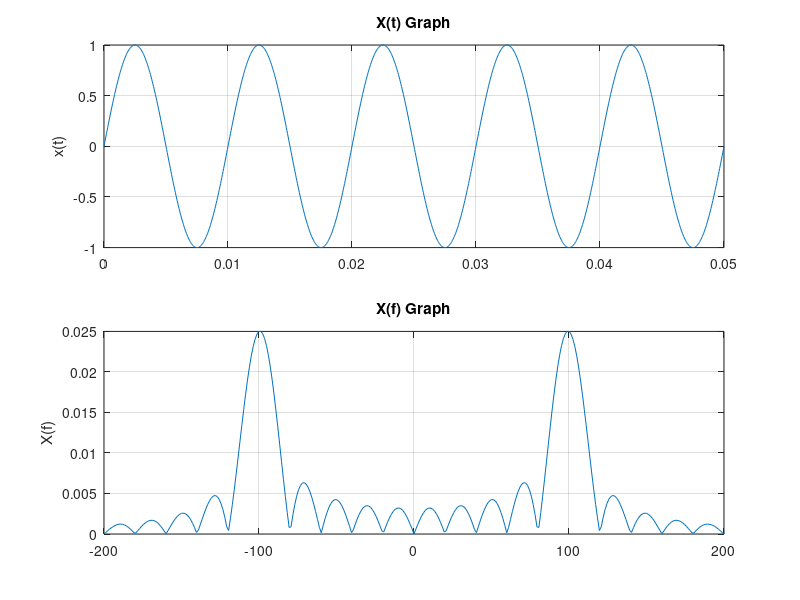
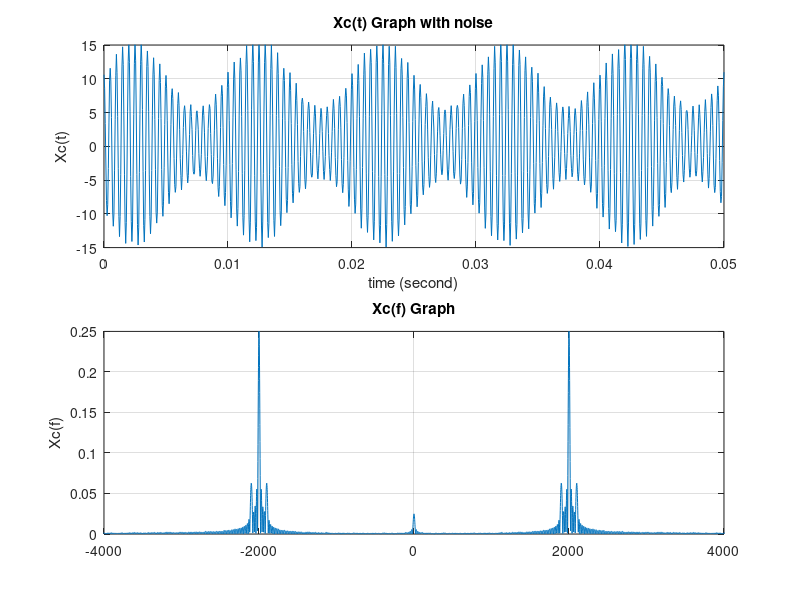
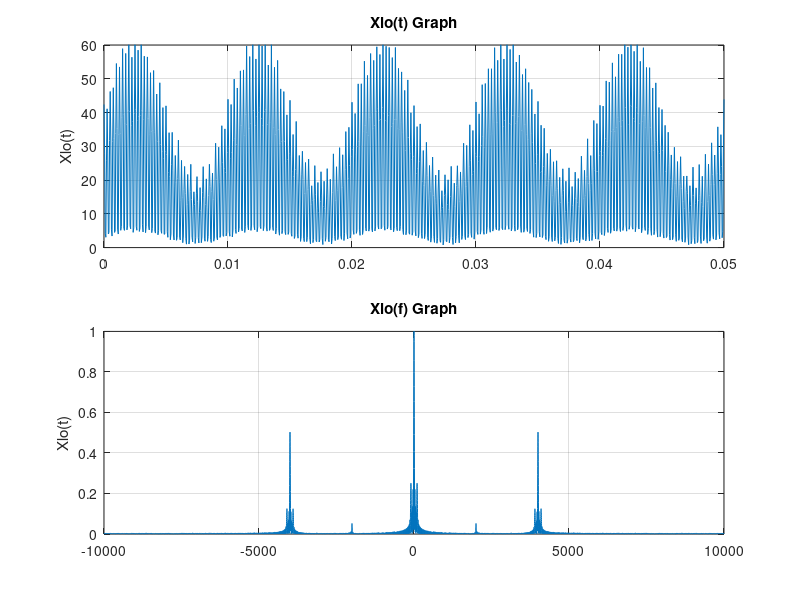
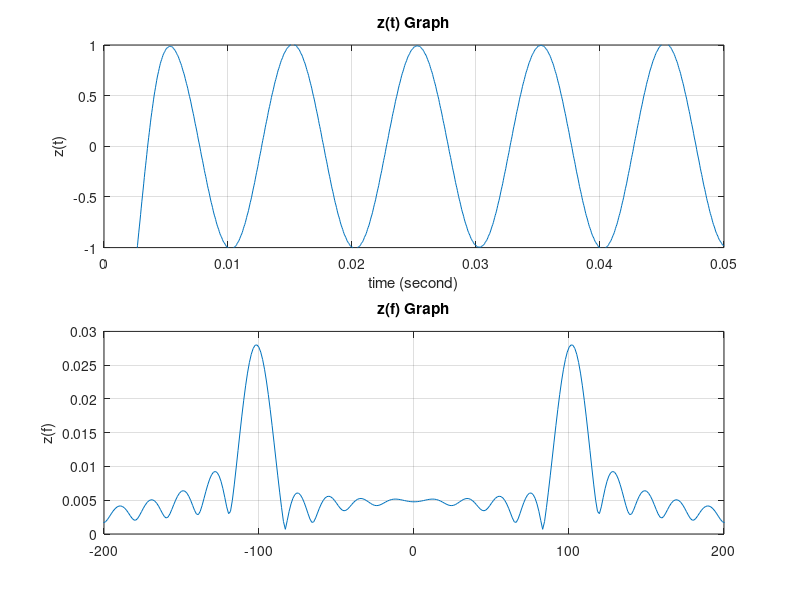

The MATLAB script that drew these images, in order:
%========================================================================%
%                           IN THE NAME OF GOD                           %
%                           PROJECT OF  MATLAB                           %
%                         BY: MOHAMMAD JAVAD ADEL                        %
%                               9621010042                               %
%                             DATE: 98/11/7                              %
%========================================================================%
clc        % Clear Command Window
clear      % Remove items from workspace, freeing up system memory
close all  % closes all figures
%========================================================================%
Fs=20000;               %frequency of sampling
Ts=1/Fs;                %time of sampling
T=0.05;                 
t=0:Ts:T;               %time variable
Am=1;                   %amplitude of time signal
Fm=100;                 %frequency of time signal
X_t=Am*sin(2*pi*Fm.*t); %time signal
figure;                 %opening a window for ploting
subplot(2,2,[1 2]);     %ploting in one figure
plot(t,X_t);            %plot time signal
grid on ;               
xlim([0,T]);
ylim([-Am,Am]);
ylabel('x(t)');
title('X(t) Graph');
%fourier transform of x(t)=> X(f) and ploting:
q=2^(floor(log2(length(X_t))+5));                
X_f=fft(X_t,q);
f=-Fs/2:Fs/q:+Fs/2-Fs/q;
X_f=(Ts*fftshift(X_f)).*exp(-1j*2*pi*(-T)*f);
subplot(2,2,[3 4]);
plot(f,abs(X_f));
grid on ;
xlim([-2*Fm,2*Fm]);
ylim([0,T/2]);
ylabel('X(f)');
title('X(f) Graph');
%========================================================================%
u=0.5;
Ac=10;
Fc1=2000;
figure;
Xc_t=Ac*(1+u*X_t).*cos(2*pi*Fc1.*t);
An=1;
n_t=An*rand(size(Xc_t));
Xc_t=n_t+Xc_t;
subplot(2,2,[1 2]);
plot(t,Xc_t);
grid on ;
xlim([0,T]);
ylim([-(Ac+u*Am*Ac),(Ac+u*Am*Ac)]);
xlabel('time (second)');
ylabel('Xc(t)');
title('Xc(t) Graph with noise');
%fourier transform of Xc(t)=> Xc(f) and ploting:
q=2^(floor(log2(length(Xc_t))+5));                
Xc_f=fft(Xc_t,q);
f=-Fs/2:Fs/q:+Fs/2-Fs/q;
Xc_f=(Ts*fftshift(Xc_f)).*exp(-1j*2*pi*(-T)*f);
subplot(2,2,[3 4]);
plot(f,abs(Xc_f));
grid on ;
xlim([-2*Fc1,2*Fc1]);
ylim([0,(u*Am*Ac)/20]);
ylabel('Xc(f)');
title('Xc(f) Graph');
%========================================================================%
Alo=4;
Fc2=Fc1;
Xlo_t=Alo*cos(2*pi*Fc2.*t);
Xlo_t=Xc_t.*Xlo_t;
figure;
subplot(2,2,[1 2]);
plot(t,Xlo_t);
grid on ;
xlim([0,T]);
ylim([0,(Ac+u*Am*Ac)*Alo]);
ylabel('Xlo(t)');
title('Xlo(t) Graph');
%fourier transform of Xlo(t)=> Xlo(f) and ploting:
q=2^(floor(log2(length(Xlo_t))+5));                
Xlo_f=fft(Xlo_t,q);
f=-Fs/2:Fs/q:+Fs/2-Fs/q;
Xlo_f=(Ts*fftshift(Xlo_f)).*exp(-1j*2*pi*(-0.05)*f);
subplot(2,2,[3 4]);
plot(f,abs(Xlo_f));
grid on ;
xlim([-Fs/2,Fs/2]);
ylim([0,1]);
ylabel('Xlo(t)');
title('Xlo(f) Graph');
%========================================================================%
fL=Fm;
n=110;
figure;
g0=0.8;
b = fir1(n,fL/(Fs/2),'low'); % Lowpass filter design
z_t=filter(b,1,Xlo_t); % filtering
A=mean(Xlo_t);
z_t=(z_t - A);
m=2/(u*Ac*Alo*g0);
z_t=(z_t)*m;
subplot(2,2,[1 2]);
plot(t,z_t);
grid on ;
xlim([0,T]);
ylim([-Am,Am]);
xlabel('time (second)');
ylabel('z(t)');
title('z(t) Graph');
%fourier transform of z(t)=> Z(f) and ploting:
q=2^(floor(log2(length(z_t))+5));                
z_f=fft(z_t,q);
f=-Fs/2:Fs/q:+Fs/2-Fs/q;
z_f=(Ts*fftshift(z_f)).*exp(-1j*2*pi*(-T)*f);
subplot(2,2,[3 4]);
plot(f,abs(z_f));
grid on ;
xlim([-2*Fm,2*Fm]);
ylim([0,0.03]);
ylabel('z(f)');
title('z(f) Graph');
%========================================================================%
A_t=abs(Xc_t);
figure;
subplot(2,2,[1 2]);
fL=300;
n=40;
b = fir1(n,fL/(Fs/2),'low'); % Lowpass filter design
z_t=filter(b,1,A_t); % filtering
A=mean(A_t);
z_t=(z_t - A)/(u*Ac*0.65);
%subplot(3,2,[3 4]);
plot(t,z_t);
grid on ;
xlim([0,T]);
ylim([-Am,Am]);
ylabel('Z(t)');
title('Z(t) Graph');
%fourier transform of Z(t)=> Z(f) and ploting:
q=2^(floor(log2(length(z_t))+5));                
z_f=fft(z_t,q);
f=-Fs/2:Fs/q:+Fs/2-Fs/q;
z_f=(Ts*fftshift(z_f)).*exp(-1j*2*pi*(-T)*f);
subplot(2,2,[3 4]);
plot(f,abs(z_f));
grid on ;
xlim([-2*Fm,2*Fm]);
ylim([0,T/2]);
ylabel('Z(f)');
title('Z(f) Graph');
%========================================================================%
